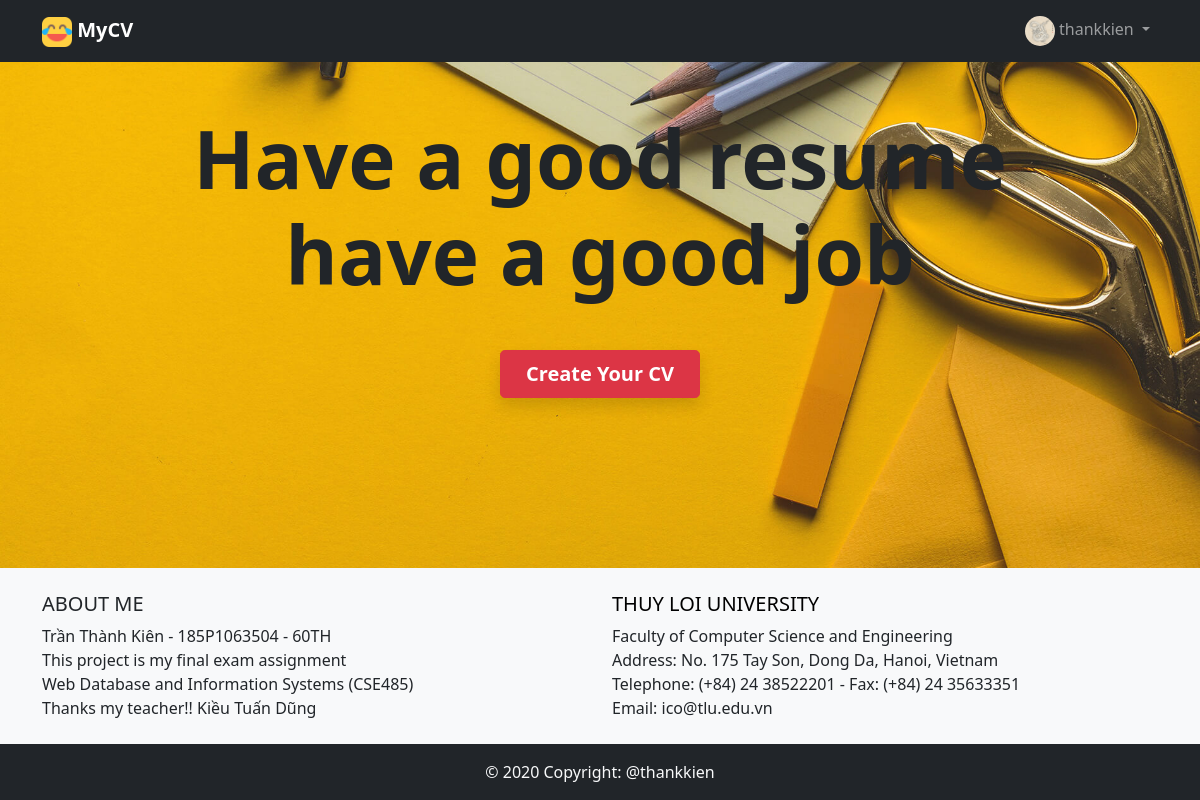
Screenshot of /index.php (signed in) with the database file from the repository.
### tables this page shows
CREATE TABLE `users` (
  `user_id` int(10) UNSIGNED NOT NULL,
  `username` varchar(50) NOT NULL,
  `email` varchar(100) NOT NULL,
  `password` varchar(255) NOT NULL,
  `status` tinyint(1) UNSIGNED NOT NULL,
  `created_at` date NOT NULL DEFAULT current_timestamp(),
  `sec_code` int(8) UNSIGNED NOT NULL,
  `avatar` varchar(100) NOT NULL DEFAULT 'default-ava.png'
);

### nav-bar.php (the view, shortened to what this page needs)
<nav class="navbar navbar-expand-lg navbar-dark bg-dark">
    <div class="container">
        <a class="navbar-brand" href="index.php"><img src="img/iconlogo.png" width="30" height="30" alt=""> <strong>MyCV</strong></a>
        <div class="collapse navbar-collapse" id="navbarSupportedContent">
            <ul class="nav navbar-nav ms-auto">
                <?php
                if (!isset($_SESSION['logined'])) { ?>
                    <li class='nav-item'>
                        <a class='nav-link' href="page-login.php">Sign In</a>
                    </li>
                    <li class='nav-item'>
                        <a class='nav-link' href="page-register.php">Sign Up</a>
                    </li>
                <?php } else {
                    include("connection.php");
                    $result = mysqli_query($conn, "SELECT * FROM `users` WHERE `user_id` = " . $_SESSION['logined']);
                    $user = mysqli_fetch_row($result);
                ?>
                    <li class="nav-item dropdown">
                        <a class="nav-link dropdown-toggle" href="#" id="navbarDropdown" role="button" data-bs-toggle="dropdown" aria-expanded="false">
                            <img src="img/avatar/<?php echo $user[7]; ?>" alt="" width="30" height="30" class="rounded-circle">
                            <?php echo $user[1]; ?>
                        </a>
                    </li>
                <?php } ?>
            </ul>
        </div>
    </div>
</nav>

### css/style.css (style rules this page uses)
body { background-image: url(../img/background.jpg); background-position: middle; background-repeat: no-repeat; background-attachment: fixed; background-size: cover; margin: 0; display: flex; flex-direction: column; min-height: 100vh; }

### rows the page displays
users: avatar (picture), username "thankkien"
